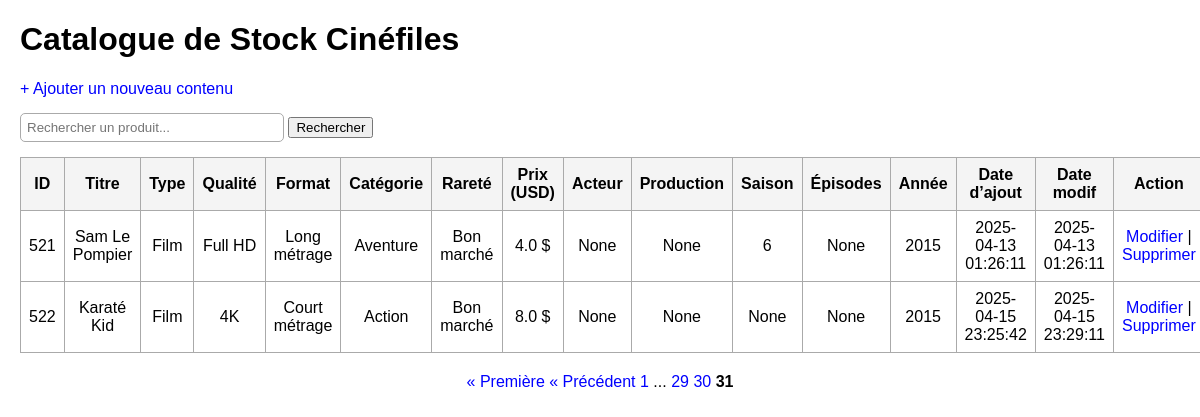
/stock/?page=31, run on an earlier commit of the app's database.
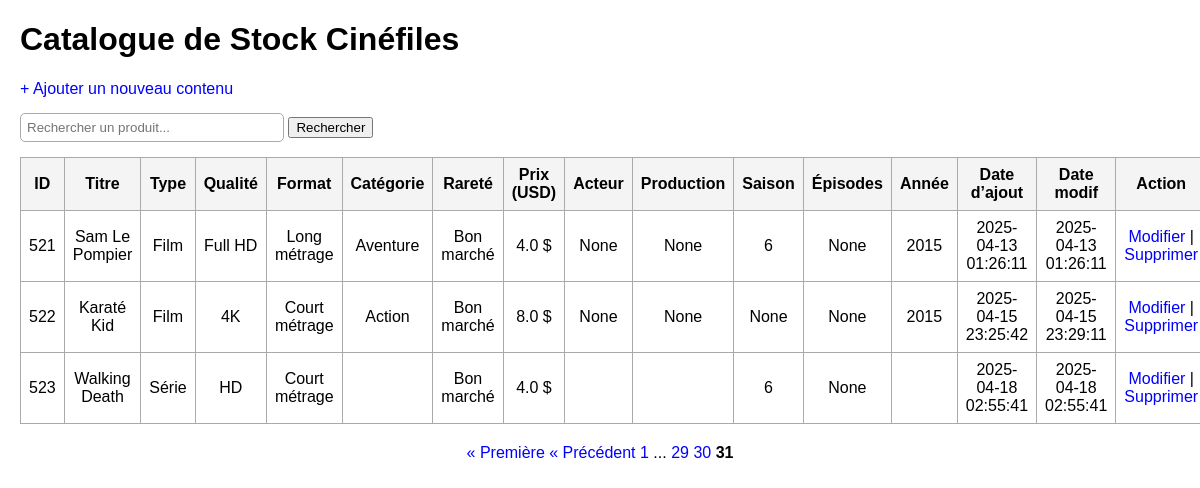
And on a later commit of the database.
### tables this page shows
CREATE TABLE stock (
    id INTEGER PRIMARY KEY AUTOINCREMENT,
    titre TEXT,
    type TEXT,
    qualite TEXT,
    format TEXT,
    categorie TEXT,
    rarete TEXT,
    prix REAL,
    acteur TEXT,
    production TEXT,
    saison TEXT,
    episodes TEXT,
    annee TEXT,
    date_ajout TEXT,
    date_modif TEXT
);

### routes/stock_routes.py (the view)
@stock_bp.route("/")
def index():
    try:
        page = int(request.args.get("page", 1))
    except ValueError:
        page = 1
    per_page = 15
    offset = (page - 1) * per_page
    conn = sqlite3.connect(DB_NAME)
    conn.row_factory = sqlite3.Row
    c = conn.cursor()
    c.execute("SELECT COUNT(*) FROM stock")
    total = c.fetchone()[0]
    total_pages = (total + per_page - 1) // per_page
    c.execute("""
        SELECT * FROM stock
        ORDER BY id ASC
        LIMIT ? OFFSET ?
    """, (per_page, offset))
    rows = c.fetchall()
    conn.close()
    pagination_links = get_pagination_links(page, total_pages, delta=2)
    return render_template(
        "index.html",
        rows=rows,
        page=page,
        total_pages=total_pages,
        pagination_links=pagination_links,
        per_page=per_page
    )

### routes/stock_routes.py (called while the page is built)
def get_pagination_links(page, total_pages, delta=2):
    links = []
    for p in range(1, total_pages + 1):
        if p == 1 or p == total_pages or (p >= page - delta and p <= page + delta):
            links.append(p)
        elif links[-1] != "...":
            links.append("...")
    return links

### templates/index.html (shortened to what this page needs)
<!DOCTYPE html>
<html lang="fr">
<head>
</head>
<body>
    <h1>Catalogue de Stock Cinéfiles</h1>
    <a href="/stock/add">+ Ajouter un nouveau contenu</a>
    <form action="/stock/rechercher" method="get" style="margin: 15px 0;">
        <input type="text" name="q" placeholder="Rechercher un produit..." value="{{ recherche if recherche else '' }}">
        <button type="submit">Rechercher</button>
    </form>
    <table>
        <tr>
            <th>ID</th>
            <th>Titre</th>
            <th>Type</th>
            <th>Qualité</th>
            <th>Format</th>
            <th>Catégorie</th>
            <th>Rareté</th>
            <th>Prix (USD)</th>
            <th>Acteur</th>
            <th>Production</th>
            <th>Saison</th>
            <th>Épisodes</th>
            <th>Année</th>
            <th>Date d’ajout</th>
            <th>Date modif</th>
            <th>Action</th>
        </tr>
        {% for row in rows %}
        <tr>
            <td>{{ row[0] }}</td>
            <td>{{ row[1] }}</td>
            <td>{{ row[2] }}</td>
            <td>{{ row[3] }}</td>
            <td>{{ row[4] }}</td>
            <td>{{ row[5] }}</td>
            <td>{{ row[6] }}</td>
            <td>{{ row[7] }} $</td>
            <td>{{ row[8] }}</td>
            <td>{{ row[9] }}</td>
            <td>{{ row[10] }}</td>
            <td>{{ row[11] }}</td>
            <td>{{ row[12] }}</td>
            <td>{{ row[13] }}</td>
            <td>{{ row[14] }}</td>
            <td>
                <a href="/stock/modifier/{{ row[0] }}">Modifier</a> |
                <a href="/stock/delete/{{ row[0] }}" onclick="return confirm('Confirmer la suppression ?')">Supprimer</a>
            </td>
        </tr>
        {% endfor %}
</table>
<div style="margin-top: 20px; text-align: center;">
    {% if page > 1 %}
        <a href="{{ url_for('stock.index', page=1) }}">« Première</a>
        <a href="{{ url_for('stock.index', page=page-1) }}">&laquo; Précédent</a>
    {% endif %}
    {% for p in pagination_links %}
        {% if p == '...' %}
            <span>...</span>
        {% elif p == page %}
            <span style="font-weight:bold;">{{ p }}</span>
        {% else %}
            <a href="{{ url_for('stock.index', page=p) }}">{{ p }}</a>
        {% endif %}
    {% endfor %}
</div>
</body>
</html>

What changed in the data, as far as the page shows it:
added stock: id "523", titre "Walking Death", type "Série", qualite "HD", format "Court métrage", rarete "Bon marché", prix "4.0", saison "6", episodes "None", date_ajout "2025-04-18 02:55:41", date_modif "2025-04-18 02:55:41"
